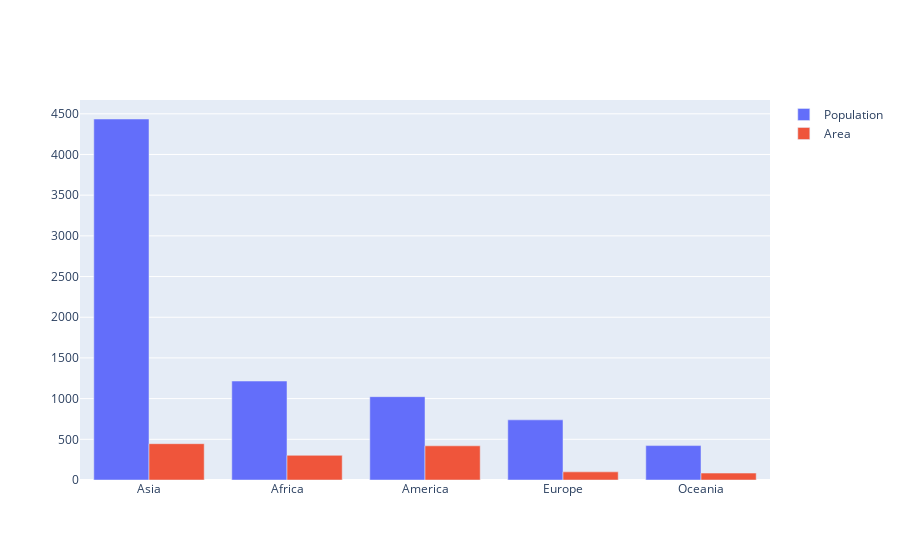

The notebook cell this image was saved under:
### Markdown cell above
We can also add 2 bars which will be 2 traces

### Code cell
bar1 = go.Bar(x=continents, y=population, name='Population')
bar2 = go.Bar(x=continents, y=area, name='Area')
data = [bar1, bar2]
offline.iplot(data)

### Figure 1 — Plotly figure (JSON) as saved in the notebook; plotly's stock layout.template omitted (floating-point values rounded to 4 significant figures)
{"data": [{"name": "Population", "type": "bar", "x": ["Asia", "Africa", "America", "Europe", "Oceania"], "y": [4436, 1216, 1024, 739, 423]}, {"name": "Area", "type": "bar", "x": ["Asia", "Africa", "America", "Europe", "Oceania"], "y": [446, 303, 420, 100, 85]}], "layout": {"autosize": true, "xaxis": {"autorange": true, "range": [-0.5, 4.5], "type": "category"}, "yaxis": {"autorange": true, "range": [0, 4669.0], "type": "linear"}}}
